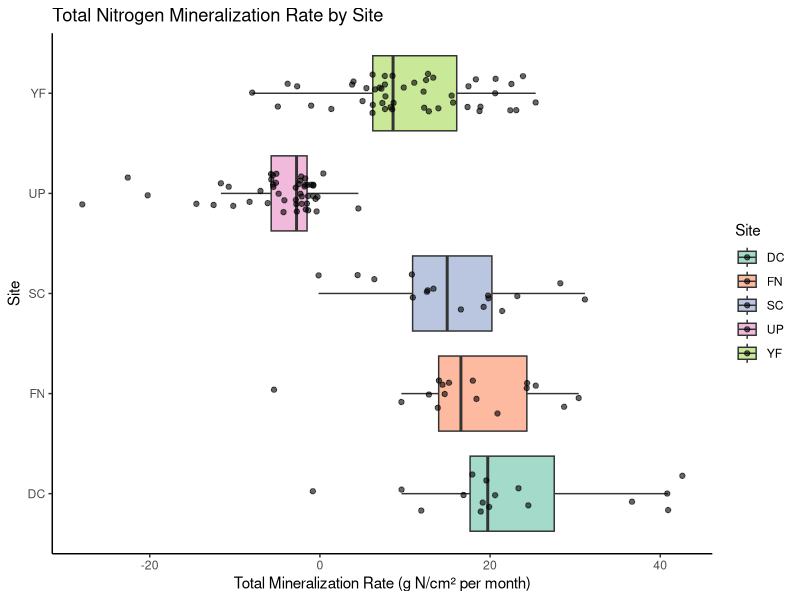
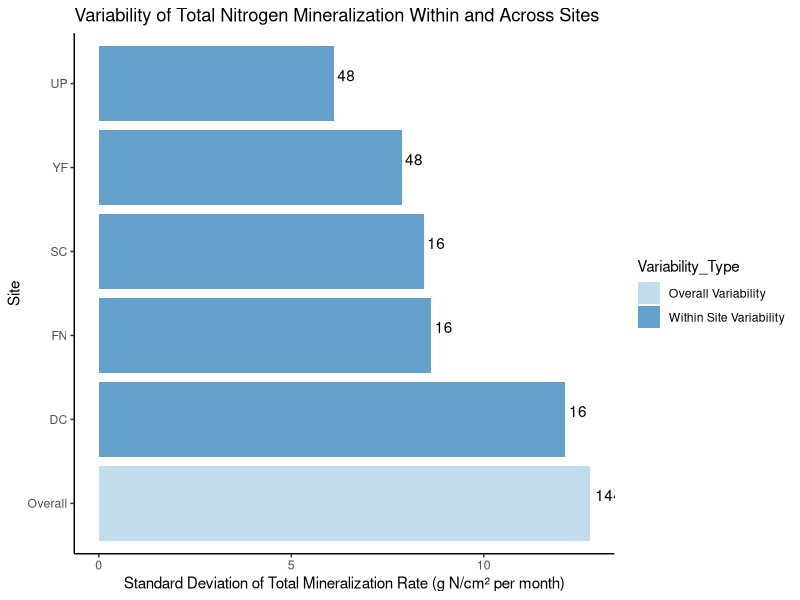
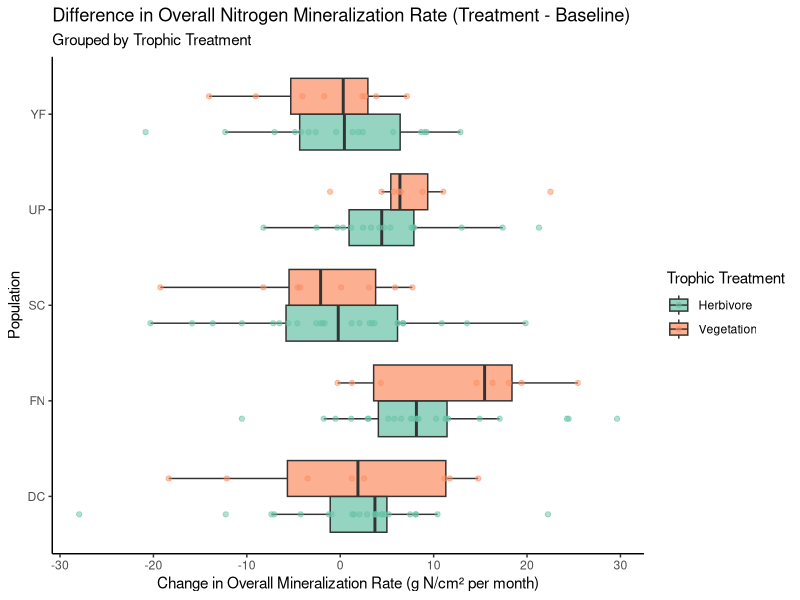
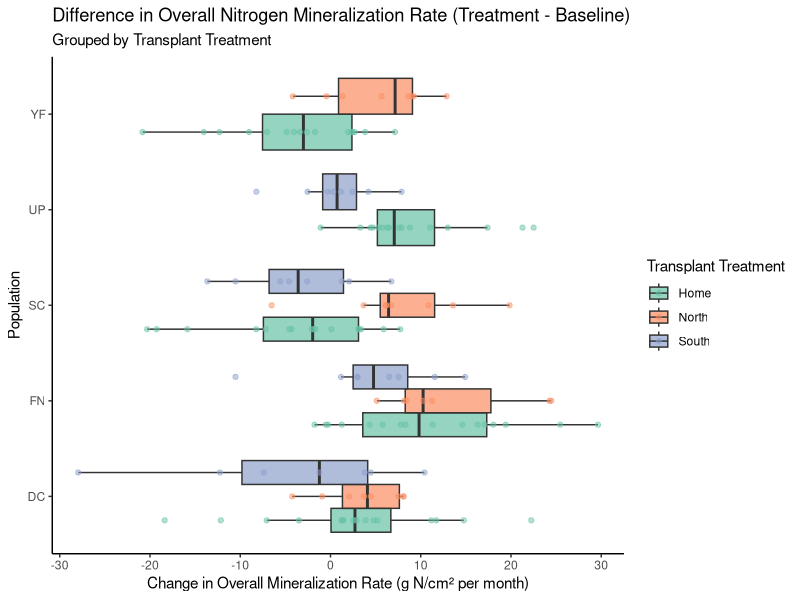

Reproduce these figures in R, in order.
### N-mineralization ----
## Nitrate = (mg N-NO3/mL)
## Ammonium = (mg N-NH4/mL)
## Bulk density = g/cm^3

## Notes
# For those that remain below zero, still use these values as-is 
# in analyses of both nitrogen concentrations and in calculating 
# mineralization and nitrification rates

## Nitrification was calculated as:
# NO3 at 28 days minus initial NO3 at time zero; 
# N mineralization equals NH4 + NO3 at 28 days minus NH4 + NO3 at time zero (Goodale and Aber 2001).
# This was multiplied by bulk density and the appropriate conversions to obtain results on a g/cm^3 basis Pastor et al 1987: 


library(dplyr)

# Read-in data
N_min_2021 <- read.csv("Data/N-min/2021_N-min.csv")
N_min_2023 <- read.csv("Data/N-min/2023_N-min.csv") # NOTE: 2023 N-min data was blank-adjusted by the processing lab
BulkDensity <- read.csv("Data/BulkDensity/2021_BulkDensity.csv")

# Bulk Density calculation
BulkDensity <- BulkDensity %>% 
  mutate(SoilMass = Weight_SoilTray-Weight_Tray) %>% 
  mutate(SoilMassAdj = SoilMass - (Materials_volume_mL_end - Materials_volume_mL_start)) %>% 
  mutate(SoilBulkDensity = (SoilMassAdj / 308.89)) # units = g/cm^3, where 308.89 is the cm^3 of the sampler

# Add columns for treatment

N_min_2021 <- N_min_2021 %>%
  mutate(Site = case_when(
    startsWith(as.character(Sample.ID), "FNH") ~ "FN",
    startsWith(as.character(Sample.ID), "FNS") ~ "YF",
    startsWith(as.character(Sample.ID), "FNN") ~ "UP",
    startsWith(as.character(Sample.ID), "MCH") ~ "MC",
    startsWith(as.character(Sample.ID), "MCN") ~ "UP",
    startsWith(as.character(Sample.ID), "MCS") ~ "YF",
    startsWith(as.character(Sample.ID), "YFH") ~ "YF",
    startsWith(as.character(Sample.ID), "YFN") ~ "UP",
    startsWith(as.character(Sample.ID), "SCN") ~ "UP",
    startsWith(as.character(Sample.ID), "SCH") ~ "SC",
    startsWith(as.character(Sample.ID), "SCS") ~ "YF",
    startsWith(as.character(Sample.ID), "UPH") ~ "UP",
    startsWith(as.character(Sample.ID), "UPS") ~ "YF",
    startsWith(as.character(Sample.ID), "DCH") ~ "DC",
    startsWith(as.character(Sample.ID), "DCN") ~ "UP",
    startsWith(as.character(Sample.ID), "DCS") ~ "YF"
  )) %>%
  mutate(Trophic_Treatment = case_when(
    substr(Sample.ID, 5, 5) == "V" ~ "Vegetation",
    substr(Sample.ID, 5, 5) == "H" ~ "Herbivore",
    substr(Sample.ID, 5, 5) == "P" ~ "Predator"
  )) %>%
  mutate(Transplant_Treatment = case_when(
    substr(Sample.ID, 3, 3) == "H" ~ "Home",
    substr(Sample.ID, 3, 3) == "N" ~ "North",
    substr(Sample.ID, 3, 3) == "S" ~ "South"
  )) %>%
  mutate(Population = substr(Sample.ID, 1, 2))


N_min_2023 <- N_min_2023 %>%
  mutate(Site = case_when(
    startsWith(as.character(Sample.ID), "FNH") ~ "FN",
    startsWith(as.character(Sample.ID), "FNS") ~ "YF",
    startsWith(as.character(Sample.ID), "FNN") ~ "UP",
    startsWith(as.character(Sample.ID), "MCH") ~ "MC",
    startsWith(as.character(Sample.ID), "MCN") ~ "UP",
    startsWith(as.character(Sample.ID), "MCS") ~ "YF",
    startsWith(as.character(Sample.ID), "YFH") ~ "YF",
    startsWith(as.character(Sample.ID), "YFN") ~ "UP",
    startsWith(as.character(Sample.ID), "SCN") ~ "UP",
    startsWith(as.character(Sample.ID), "SCH") ~ "SC",
    startsWith(as.character(Sample.ID), "SCS") ~ "YF",
    startsWith(as.character(Sample.ID), "UPH") ~ "UP",
    startsWith(as.character(Sample.ID), "UPS") ~ "YF",
    startsWith(as.character(Sample.ID), "DCH") ~ "DC",
    startsWith(as.character(Sample.ID), "DCN") ~ "UP",
    startsWith(as.character(Sample.ID), "DCS") ~ "YF"
  )) %>%
  mutate(Trophic_Treatment = case_when(
    substr(Sample.ID, 5, 5) == "V" ~ "Vegetation",
    substr(Sample.ID, 5, 5) == "H" ~ "Herbivore",
    substr(Sample.ID, 5, 5) == "P" ~ "Predator"
  )) %>%
  mutate(Transplant_Treatment = case_when(
    substr(Sample.ID, 3, 3) == "H" ~ "Home",
    substr(Sample.ID, 3, 3) == "N" ~ "North",
    substr(Sample.ID, 3, 3) == "S" ~ "South"
  )) %>%
  mutate(Population = substr(Sample.ID, 1, 2))


# blank adjustment for 2021 data
N_min_2021 <- N_min_2021 %>%
  group_by(Batch) %>%
  mutate(
    N_NO3_blank_avg = mean(`N.NO3..mg.per.mL.`[Sample.ID == "Blank"]),
    N_NH4_blank_avg = mean(`N.NH4..mg.per.mL.`[Sample.ID == "Blank"])
  ) %>%
  mutate(
    `N-NO3 (mg per mL)` = `N.NO3..mg.per.mL.` - N_NO3_blank_avg,
    `N-NH4 (mg per mL)` = `N.NH4..mg.per.mL.` - N_NH4_blank_avg
  ) %>%
  ungroup() %>%
  select(-N_NO3_blank_avg, -N_NH4_blank_avg)

# Remove blanks from 2023 and 2021 data 
N_min_2023 <- N_min_2023 %>%
  filter(Sample.ID != "Blank")

N_min_2021 <- N_min_2021 %>% 
  filter(Sample.ID != "Blank")

# Bulk Density, unit conversion 
BulkDensity_avg <- BulkDensity %>%
  group_by(Site) %>%
  summarize(SoilBulkDensity_avg = mean(SoilBulkDensity))


calculate_rate <- function(data, year, soil_depth = 10) {
  data %>%
    left_join(BulkDensity_avg, by = "Site") %>%
    group_by(Sample.ID) %>%
    # Filter for the first and last day
    filter(Day == min(Day) | Day == max(Day)) %>%
    arrange(Day) %>%
    # Calculate differences between the last and first day
    mutate(
      NH4_diff = `N.NH4..mg.per.mL.`[2] - `N.NH4..mg.per.mL.`[1],
      NO3_diff = `N.NO3..mg.per.mL.`[2] - `N.NO3..mg.per.mL.`[1],
      # Calculate rates, scaled to per month and converted to mg/cm³
      NH4_rate = (NH4_diff * 1) * SoilBulkDensity_avg * soil_depth, # mg/cm³ per month
      NO3_rate = (NO3_diff * 1) * SoilBulkDensity_avg * soil_depth, # mg/cm³ per month
      Overall_rate = NH4_rate + NO3_rate
    ) %>%
    ungroup()
}


# Calculate rates and add the Year column
N_min_2021 <- calculate_rate(N_min_2021, year = 2021) %>%
  mutate(Year = 2021)

N_min_2023 <- calculate_rate(N_min_2023, year = 2023) %>%
  mutate(Year = 2023)

# Clean up the data frames after calculating rates
# Drop columns that exist only in some data frames
clean_data <- function(data, year_column_exists = TRUE) {
data <- data %>%
  select(-Day, -`N.NO3..mg.per.mL.`, -`N.NH4..mg.per.mL.`, 
         -`N.NO3..mg.per.mL.`, -`N.NH4..mg.per.mL.`, 
         -SoilBulkDensity_avg, -NH4_diff, -NO3_diff)

# Conditionally drop the Batch column if it exists
if ("Batch" %in% colnames(data)) {
  data <- data %>%
    select(-Batch)
}

# Ensure distinct rows based on Sample.ID and Year if Year column exists
if (year_column_exists) {
  data <- data %>%
    distinct(Sample.ID, Year, .keep_all = TRUE)
}

return(data)
}

N_min_2021_clean <- clean_data(N_min_2021)
N_min_2023_clean <- clean_data(N_min_2023)

# Merge the cleaned data frames
N_min_full_data <- bind_rows(N_min_2021_clean, N_min_2023_clean) %>%
  select(Sample.ID, Year, Transplant_Treatment, Trophic_Treatment, 
         Population, Site, NH4_rate, NO3_rate, Overall_rate) %>%
  rename(
    `Ammonium rate` = NH4_rate,
    `Nitrate rate` = NO3_rate,
    `Overall mineralization rate` = Overall_rate
  )

## Units are (mg N/cm² per month)





### Permute UPH_H7 and YFN_H2 2023

# Create new rows with specified information
new_rows <- tibble(
  Sample.ID = c("UPH_H7", "YFN_H2"),
  Year = c(2023, 2023),
  Transplant_Treatment = c("Home", "North"),
  Trophic_Treatment = c("Herbivore", "Herbivore"),
  Population = c("UP", "YF"),
  Site = c("UP", "UP")
)

# Function to calculate average rates based on matching conditions
average_rates <- function(data, new_row) {
  matching_rows <- data %>%
    filter(
      Year == new_row$Year,
      Population == new_row$Population,
      Site == new_row$Site,
      Trophic_Treatment == new_row$Trophic_Treatment
    )
  
  if (nrow(matching_rows) > 0) {
    Ammonium_rate <- mean(matching_rows$`Ammonium rate`, na.rm = TRUE)
    Nitrate_rate <- mean(matching_rows$`Nitrate rate`, na.rm = TRUE)
    Overall_mineralization_rate <- mean(matching_rows$`Overall mineralization rate`, na.rm = TRUE)
  } else {
    Ammonium_rate <- NA
    Nitrate_rate <- NA
    Overall_mineralization_rate <- NA
  }
  
  return(c(Ammonium_rate, Nitrate_rate, Overall_mineralization_rate))
}

# Apply the average calculation function to each new row
new_rows <- new_rows %>%
  rowwise() %>%
  mutate(
    rates = list(average_rates(N_min_full_data, as.list(cur_data()))),
    `Ammonium rate` = rates[[1]],
    `Nitrate rate` = rates[[2]],
    `Overall mineralization rate` = rates[[3]]
  ) %>%
  select(-rates) %>%
  ungroup()

# Combine the new rows with the existing data
N_min_full_data <- bind_rows(N_min_full_data, new_rows)

# View the updated data
print(N_min_full_data)








## GRAPHS ----
# Load required library
library(ggplot2)
library(tidyr)

# Filter the 2021 data
N_min_2021_clean <- N_min_full_data %>%
  filter(Year == 2021)

# Create a plot of overall rates by site
ggplot(N_min_2021_clean, aes(x = Site, y = `Overall mineralization rate`, fill = Site)) +
  geom_boxplot(alpha = 0.6, outlier.shape = NA) +
  geom_jitter(width = 0.2, alpha = 0.6) + # Adds points for individual data
  theme_classic() +
  scale_fill_brewer(palette = "Set2") +
  coord_flip() + 
  labs(
    title = "Total Nitrogen Mineralization Rate by Site",
    x = "Site",
    y = "Total Mineralization Rate (g N/cm² per month)"
  )

# Calculate the standard deviation of the overall rate by site
site_variability <- N_min_2021_clean %>%
  group_by(Site) %>%
  summarize(
    Within_Site_SD = sd(`Overall mineralization rate`, na.rm = TRUE),
    Sample_Size = n()
  )

# Calculate the overall standard deviation across all sites
overall_variability <- tibble(
  Site = "Overall",
  Within_Site_SD = sd(N_min_2021_clean$`Overall mineralization rate`, na.rm = TRUE),
  Sample_Size = nrow(N_min_2021_clean)
)

# Combine the site-specific variability with overall variability
variability_data <- bind_rows(site_variability, overall_variability)

# Add a column to distinguish between site-specific and overall variability
variability_data <- variability_data %>%
  mutate(Variability_Type = ifelse(Site == "Overall", "Overall Variability", "Within Site Variability"))

# Order the bars sequentially by SD
variability_data <- variability_data %>%
  arrange(desc(Within_Site_SD))

# Create the plot
ggplot(variability_data, aes(x = reorder(Site, -Within_Site_SD), y = Within_Site_SD, fill = Variability_Type)) +
  geom_bar(stat = "identity", position = position_dodge(), alpha = 0.7) +
  geom_text(aes(label = Sample_Size), 
            position = position_dodge(width = 0.9), 
            vjust = -0.2, hjust = -0.2) +
  theme_classic() +
  labs(x = "Site", y = "Standard Deviation of Total Mineralization Rate (g N/cm² per month)") +
  scale_fill_brewer(palette = "Paired") +
  coord_flip() +
  ggtitle("Variability of Total Nitrogen Mineralization Within and Across Sites")


#### N-min differences -----
# Calculate the difference in overall nitrogen mineralization rate between 2023 and 2021
N_min_diff <- N_min_full_data %>%
  select(Sample.ID, Year, Population, Site, Transplant_Treatment, Trophic_Treatment, `Overall mineralization rate`) %>%
  spread(key = Year, value = `Overall mineralization rate`) %>%
  mutate(Diff_Overall_Rate = `2023` - `2021`) %>%
  select(Sample.ID, Population, Site, Transplant_Treatment, Trophic_Treatment, Diff_Overall_Rate) %>% 
  # Filter out rows where Site or Population is "MC"
  filter(Site != "MC", Population != "MC")

# Plot 1: Grouped by Trophic Treatment
ggplot(N_min_diff, aes(x = Population, y = Diff_Overall_Rate, fill = Trophic_Treatment)) +
  geom_boxplot(outlier.shape = NA, alpha = 0.7, position = position_dodge(width = 0.75)) +  # Align boxplots
  geom_jitter(aes(color = Trophic_Treatment), alpha = 0.5, position = position_dodge(width = 0.75)) +  # Align jitter points
  theme_classic() +
  labs(
    title = "Difference in Overall Nitrogen Mineralization Rate (Treatment - Baseline)",
    subtitle = "Grouped by Trophic Treatment",
    x = "Population",
    y = "Change in Overall Mineralization Rate (g N/cm² per month)",
    fill = "Trophic Treatment",
    color = "Trophic Treatment"
  ) +
  scale_fill_brewer(palette = "Set2") +
  scale_color_brewer(palette = "Set2") +
  coord_flip()

# Plot 2: Grouped by Transplant Treatment
ggplot(N_min_diff, aes(x = Population, y = Diff_Overall_Rate, fill = Transplant_Treatment)) +
  geom_boxplot(outlier.shape = NA, alpha = 0.7, position = position_dodge(width = 0.75)) +  # Align boxplots
  geom_jitter(aes(color = Transplant_Treatment), alpha = 0.5, position = position_dodge(width = 0.75)) +  # Align jitter points
  theme_classic() +
  labs(
    title = "Difference in Overall Nitrogen Mineralization Rate (Treatment - Baseline)",
    subtitle = "Grouped by Transplant Treatment",
    x = "Population",
    y = "Change in Overall Mineralization Rate (g N/cm² per month)",
    fill = "Transplant Treatment",
    color = "Transplant Treatment"
  ) +
  scale_fill_brewer(palette = "Set2") +
  scale_color_brewer(palette = "Set2") +
  coord_flip()


